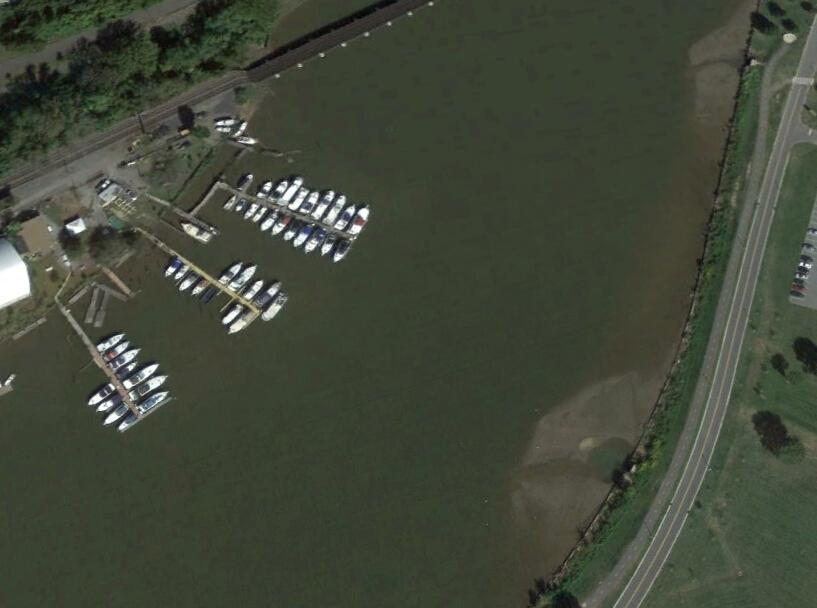
%> input picture 视觉显著性检测/00002.jpg, 817 x 608 px
$ octave --eval "result = sr(imread('00002.jpg'));"   (GNU Octave 9; MATLAB toolbox functions it lacks are replaced by stand-ins)
%> lines starting %> are read from the running program, lines starting %| are printed output that depends on the picture
function [srmap] = sr(rgb)
%计算利用最基本普残差得到显著图，即不包含颜色亮度分量等特征
F = fft2(rgb);%将彩色图像转为灰度图像（即亮度）后进行二维离散傅立叶变换

Af = abs(F);%对傅立叶变换结果取绝对值（即求变换后图像的幅度图像）
Pf = angle(F);%求变换后图像的相位谱图像
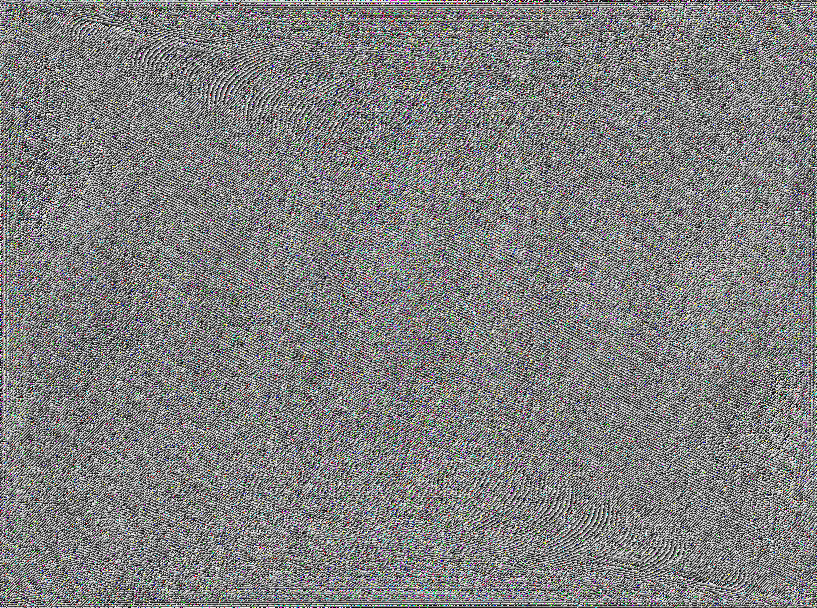
%> Pf: size 608x817x3 double; mean R, G, B -1.35e-17, 6.32e-06, 6.32e-06; drawn with min black and max white
Lf = log(Af);%得到幅度值的Log谱
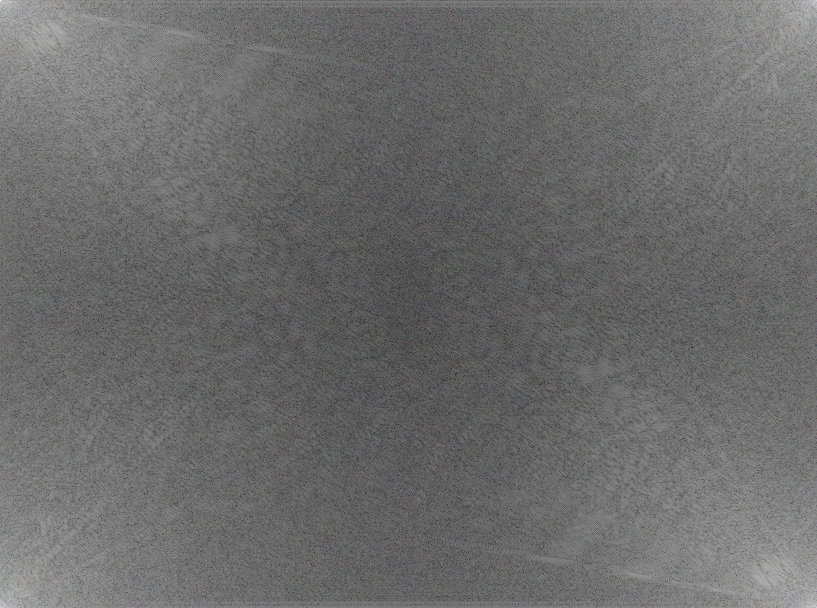
%> Lf: size 608x817x3 double; mean R, G, B 7.66, 7.65, 7.66; drawn with min black and max white

filt = fspecial('average', 7);%创建局部平均滤波算子[3，3]为默认尺寸

%circular'图像大小通过将图像看成是一个二维周期函数的一个周期来扩展
Rf = Lf - imfilter(Lf, filt, 'circular');% 幅度值的Log谱-局部平均滤波器进行平滑处理后的Log谱得到谱残差
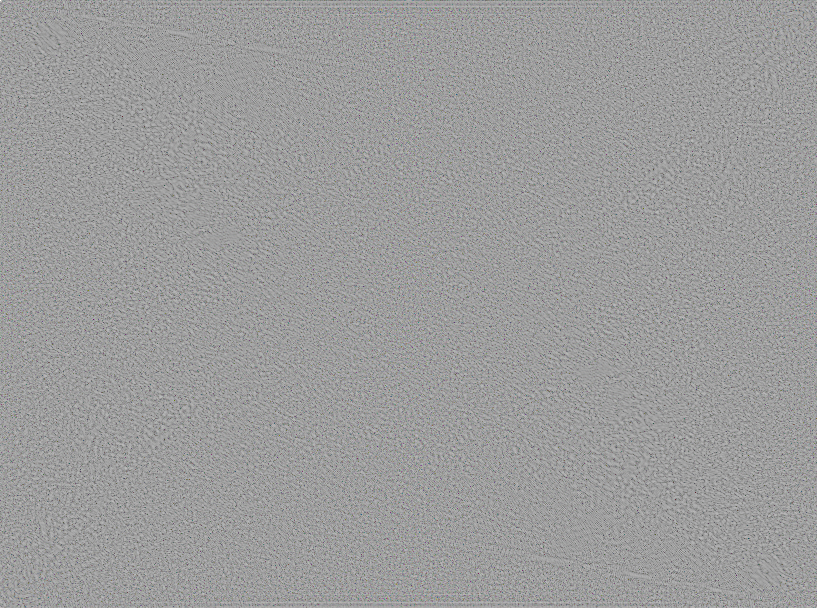
%> Rf: size 608x817x3 double; mean R, G, B 5.96e-16, 6.04e-16, 6.06e-16; drawn with min black and max white

srmap = ifft2((exp(Rf+1i*Pf)));%将相位谱和谱残差进行二维傅立叶反变换得到显著图
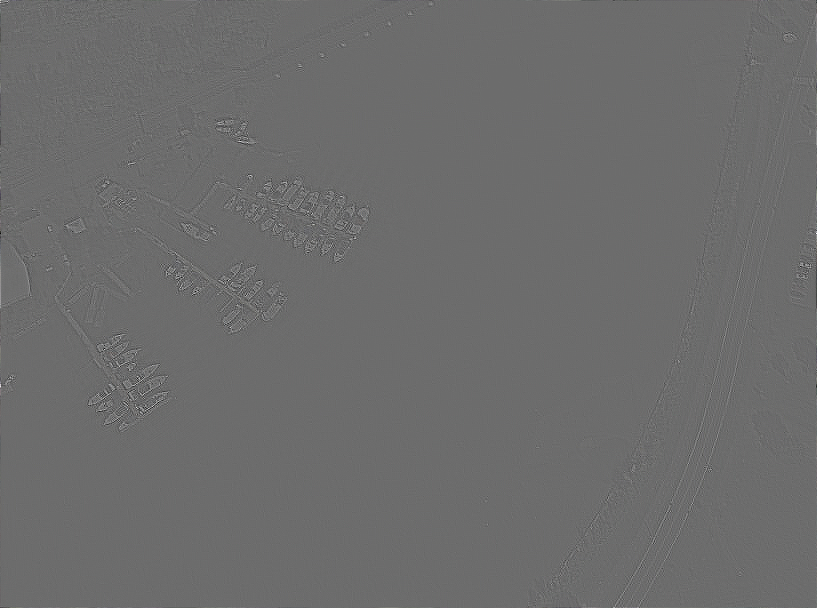
%> srmap: size 608x817x3 double; mean R, G, B 0.000109, 0.000116, 8.18e-05; drawn with min black and max white
srmap = abs(srmap);%取上面计算图像的幅值部分即位显著图（saliency map)
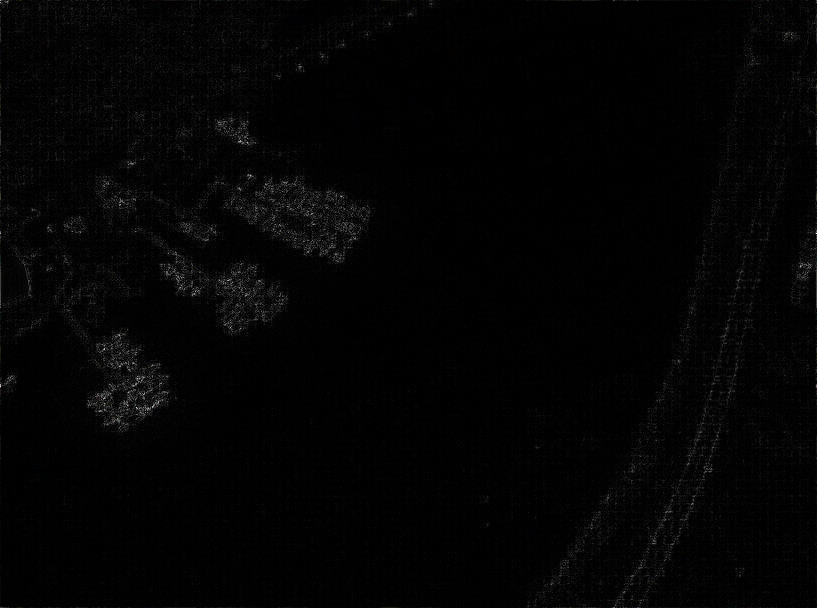
%> srmap: size 608x817x3 double; mean R, G, B 0.000828, 0.000824, 0.000825; drawn with min black and max white
srmap = srmap .^ 2;%将显著图矩阵中各个元素平方，即为进行二维卷积运算，利用了“复数和它的共轭复数的乘积是复数模的平方”这一结论
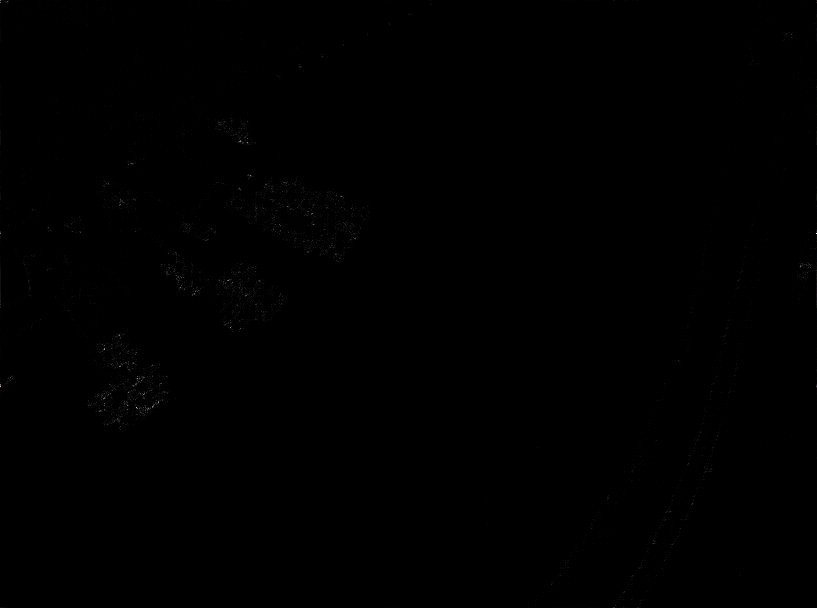
%> srmap: size 608x817x3 double; mean R, G, B 3.4e-06, 3.39e-06, 3.39e-06; drawn with min black and max white

srmap = mat2gray(imfilter(srmap, fspecial('gaussian',[7 7], 2.5)));%对处理后的显著图进行滤波（高斯低通滤波尺寸为[3，3]，Sigma为滤波器的标准差），然后归一化

end

$ run again, on 视觉显著性检测/00003.jpg
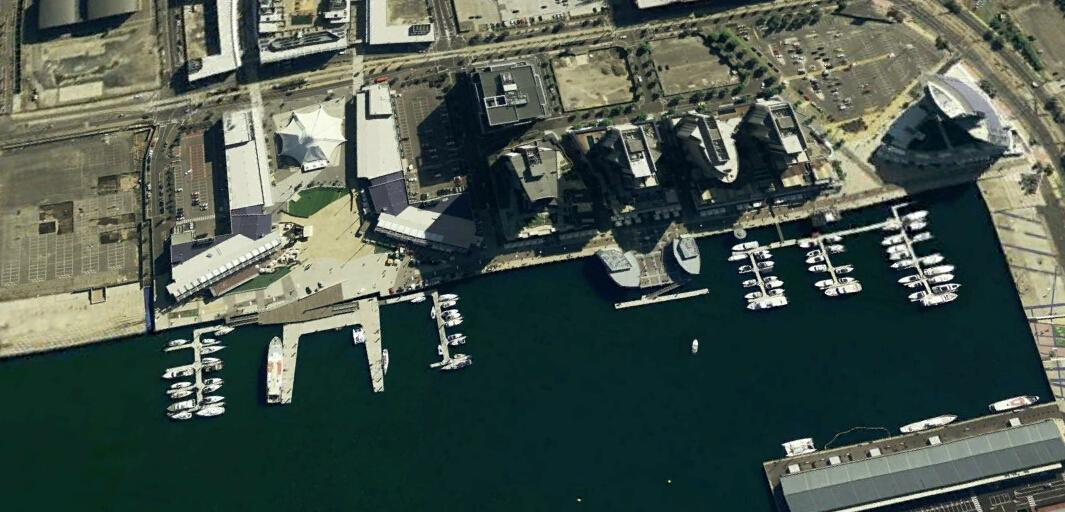
%> input picture 视觉显著性检测/00003.jpg, 1065 x 512 px
%> in sr, `Rf = Lf - imfilter(Lf, filt, 'circular');`:
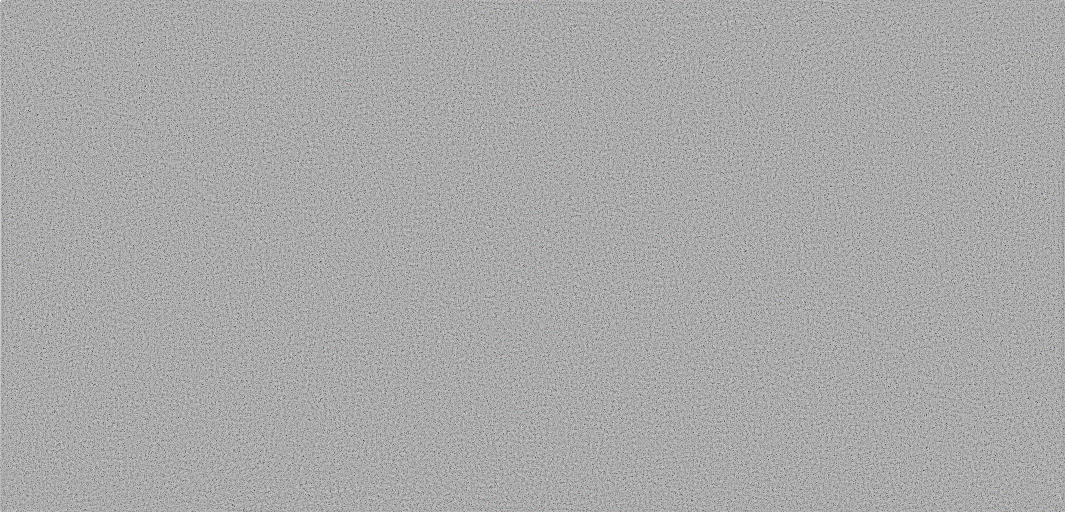
%> Rf: size 512x1065x3 double; mean R, G, B 7.25e-16, 7.28e-16, 7.19e-16; drawn with min black and max white
%> in sr, `srmap = mat2gray(imfilter(srmap, fspecial('gaussian',[7 7], 2.5)));`:
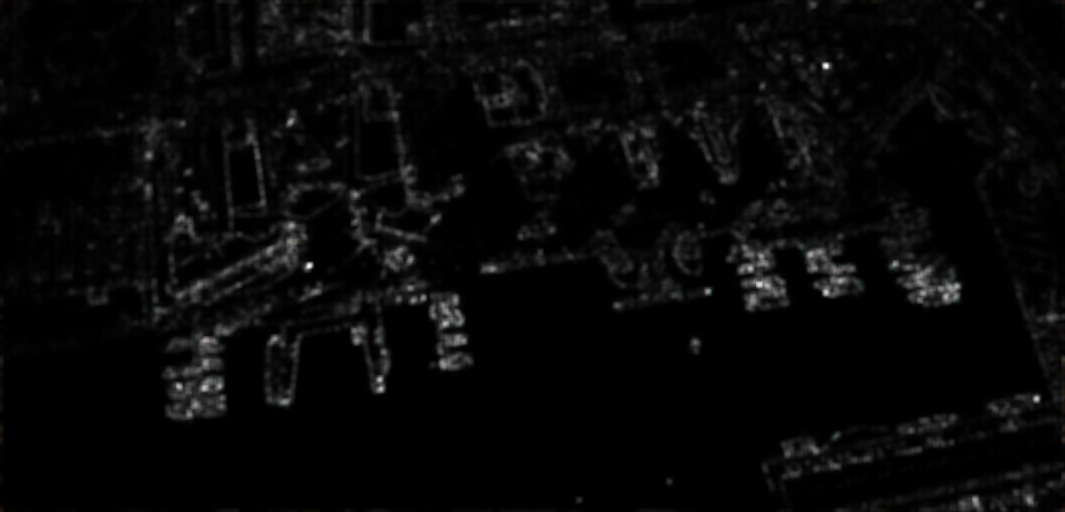
%> srmap: size 512x1065x3 double; mean R, G, B 0.0309, 0.031, 0.031

$ run again, on 视觉显著性检测/00004.jpg
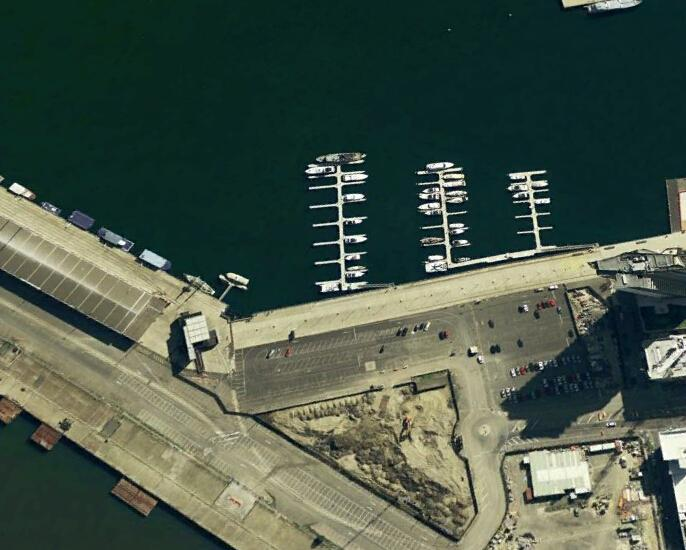
%> input picture 视觉显著性检测/00004.jpg, 686 x 550 px
%> in sr, `Rf = Lf - imfilter(Lf, filt, 'circular');`:
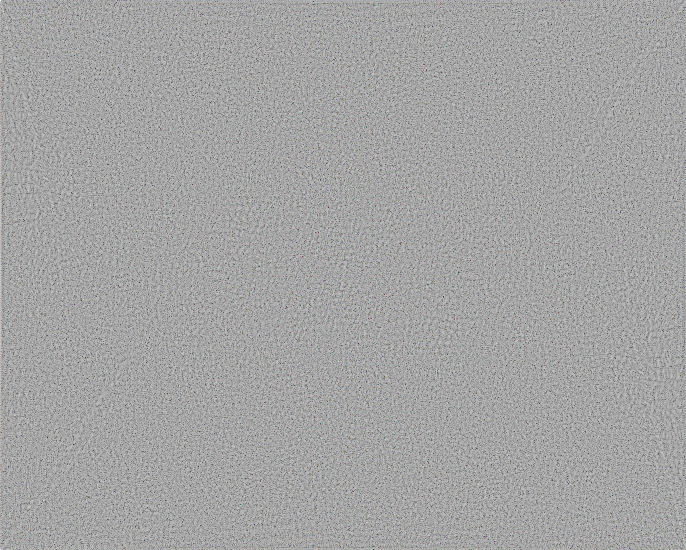
%> Rf: size 550x686x3 double; mean R, G, B 6.66e-16, 6.75e-16, 6.88e-16; drawn with min black and max white
%> in sr, `srmap = abs(srmap);`:
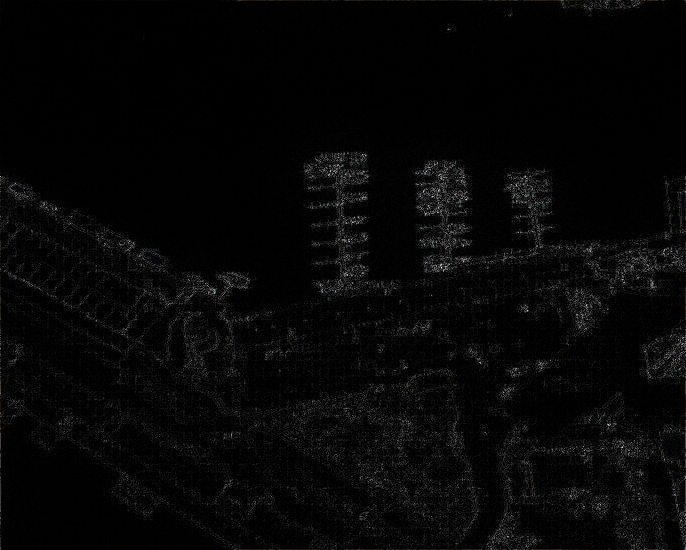
%> srmap: size 550x686x3 double; mean R, G, B 0.00104, 0.00104, 0.00104; drawn with min black and max white

$ run again, on 视觉显著性检测/00008.jpg
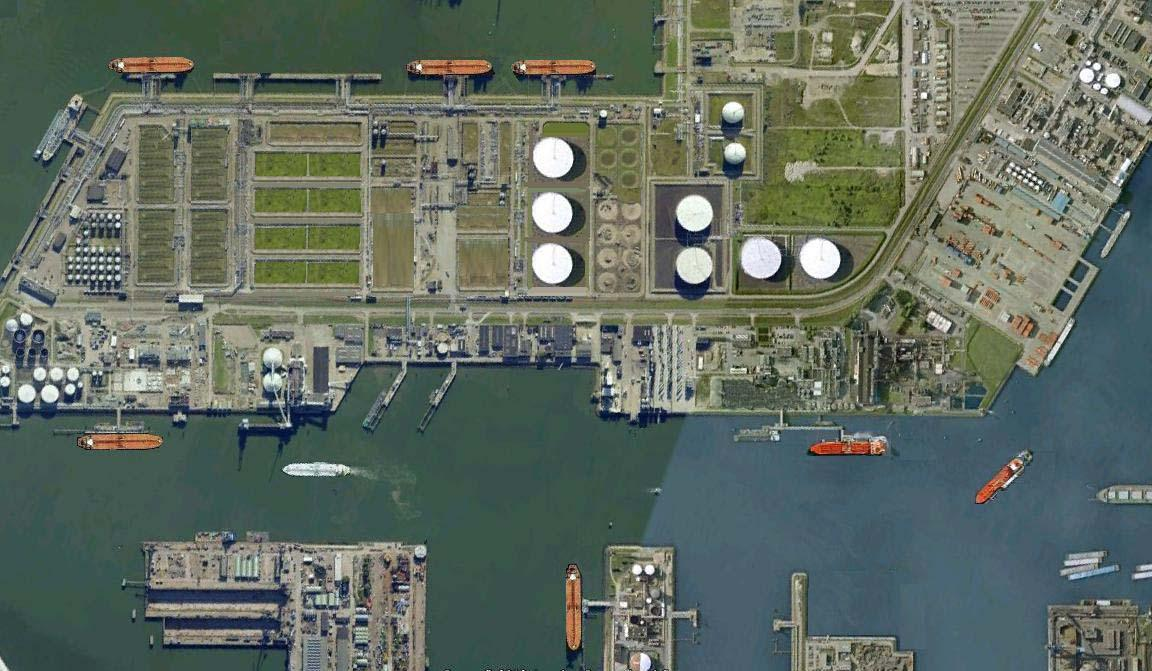
%> input picture 视觉显著性检测/00008.jpg, 1152 x 671 px
%> in sr, `Lf = log(Af);`:
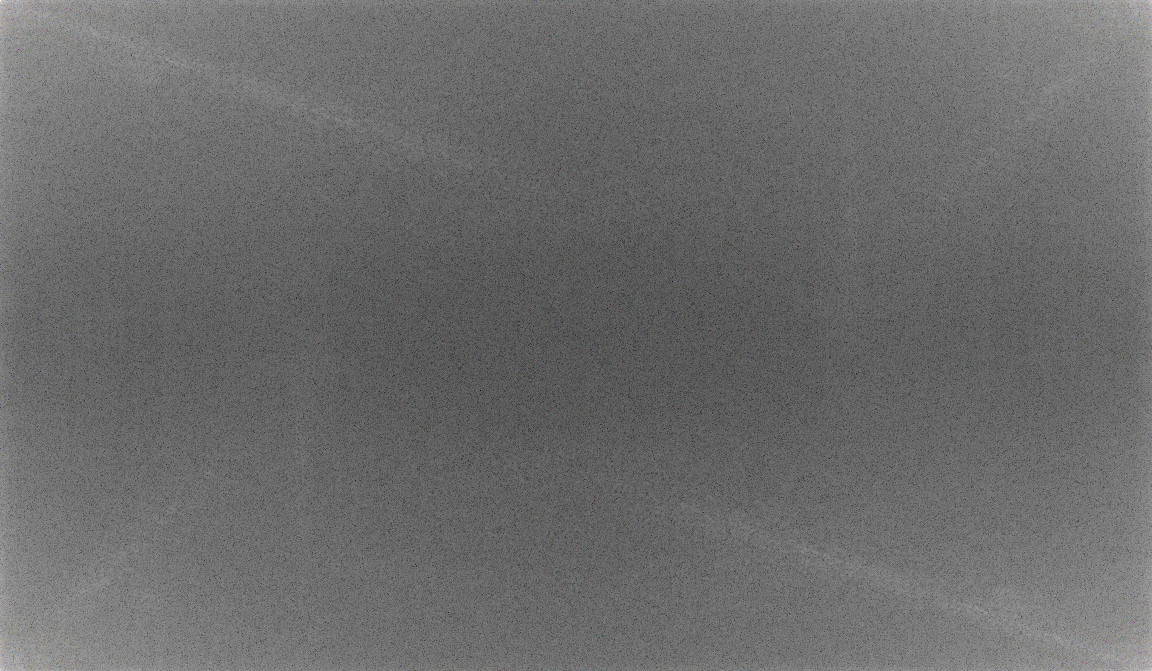
%> Lf: size 671x1152x3 double; mean R, G, B 8.78, 8.78, 8.78; drawn with min black and max white
%> in sr, `srmap = abs(srmap);`:
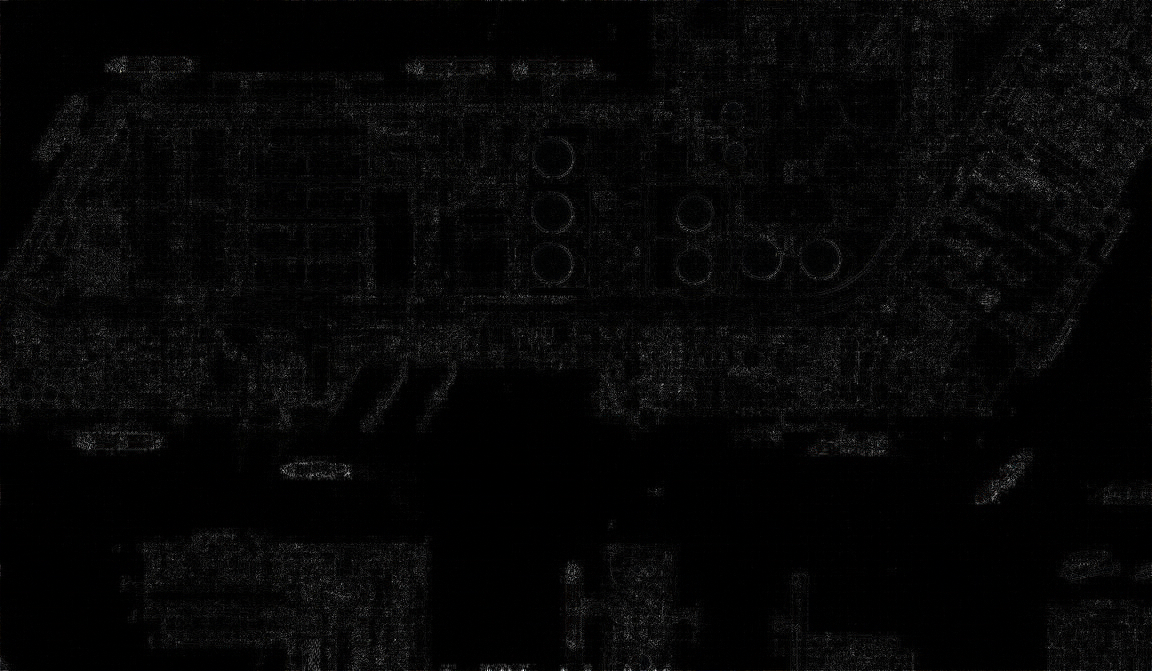
%> srmap: size 671x1152x3 double; mean R, G, B 0.000865, 0.000868, 0.000872; drawn with min black and max white
